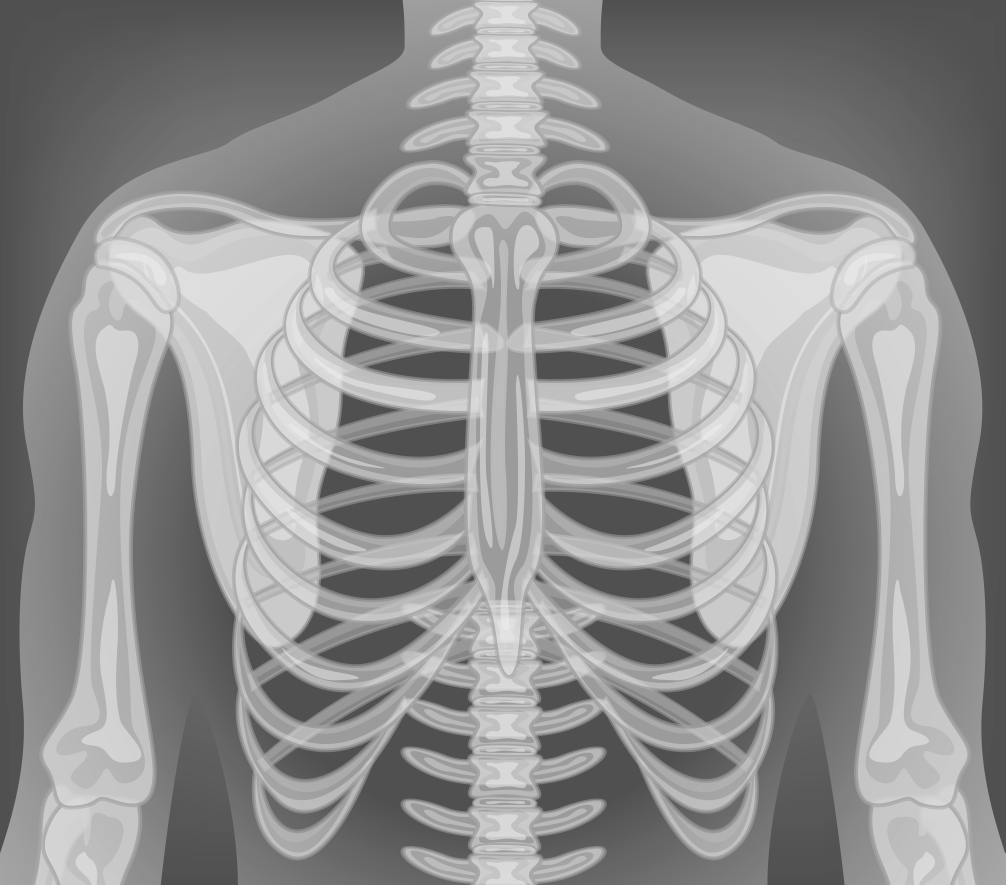
#> input picture assingment-2/Dataset/1.jpg, 5026 x 4421 px (shown at 1/5 size)
$ python test.py
#> lines starting #> are read from the running program, lines starting #| are printed output that depends on the picture
import cv2 as cv
import numpy as np
import matplotlib.pyplot as plt
from sklearn.cluster import KMeans
from skimage.segmentation import slic, mark_boundaries
from skimage.util import img_as_float
from skimage import io


class ImagePatcher(object):
    # [86 lines left out: functions __init__, get_patch_rows_and_columns, split_image, merge_image_patches, get_histograms, get_image_contour, not called in this run]


image_1 = cv.imread("./Dataset/1.jpg", 0)
#> image_1 is the input picture: shape (4421, 5026); min 71, max 236, mean 145.5
image_2 = cv.imread("./Dataset/2.jpg", 0)
image_3 = cv.imread("./Dataset/3.jpg", 0)
image_4 = cv.imread("./Dataset/4.jpg", 0)
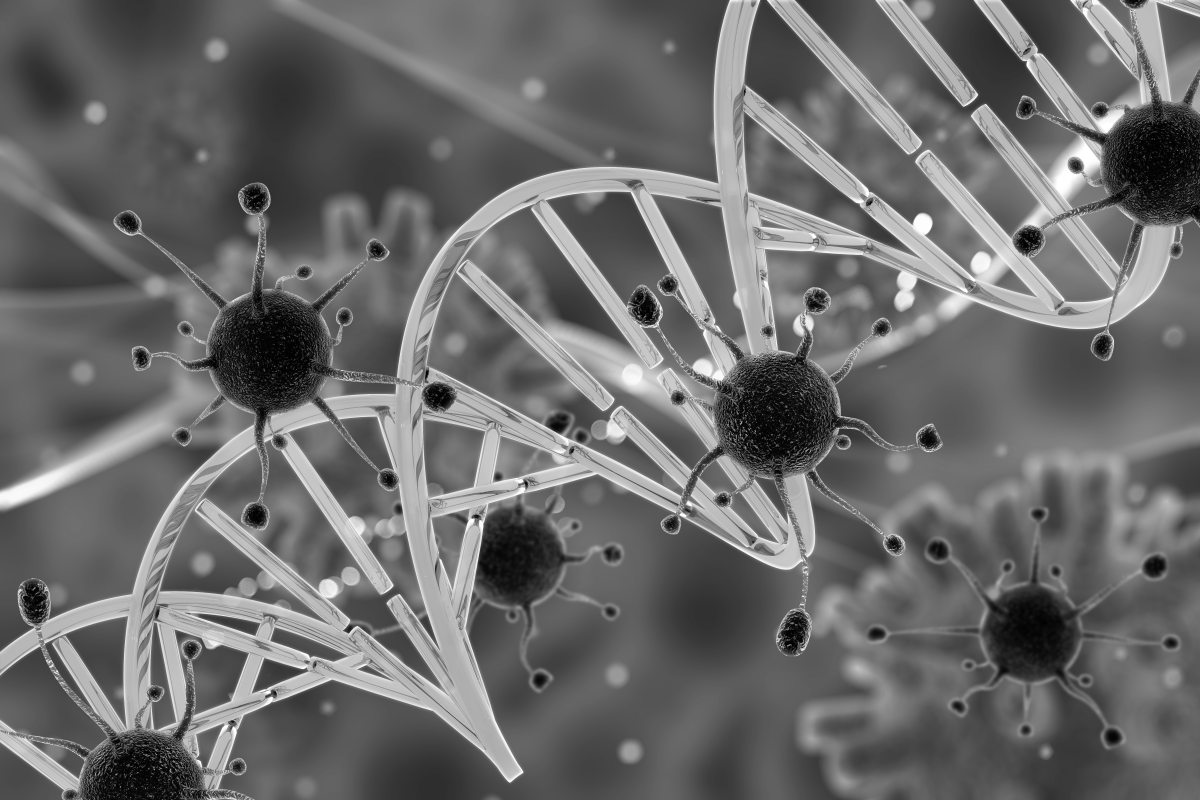
#> input picture assingment-2/Dataset/4.jpg, 6000 x 4000 px (shown at 1/5 size)
#> image_4 is the input picture: shape (4000, 6000); min 0, max 255, mean 107
image_7 = cv.imread("./Dataset/7.jpg", 0)
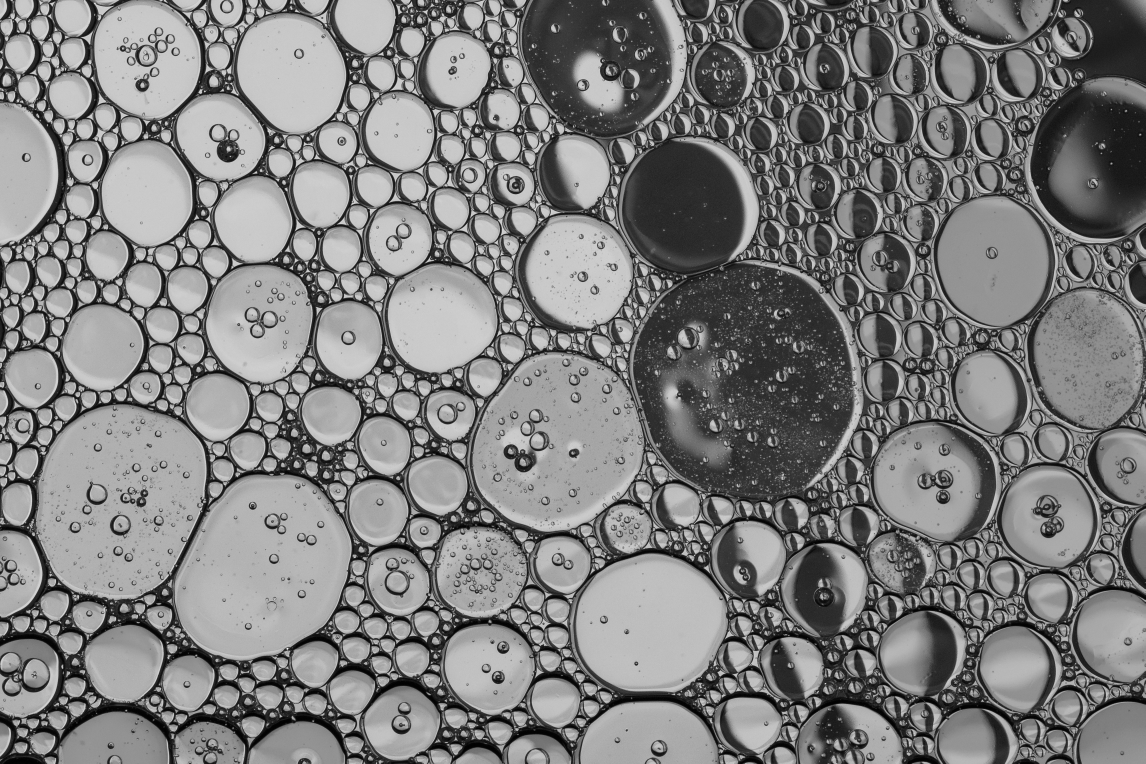
#> input picture assingment-2/Dataset/7.jpg, 3436 x 2291 px (shown at 1/3 size)
#> image_7 is the input picture: shape (2291, 3436); min 0, max 255, mean 126.2

image_1 = cv.resize(image_1, (1400, 900))
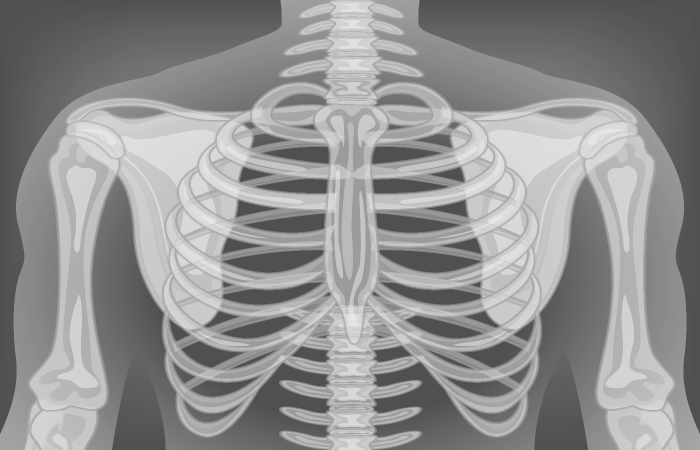
#> image_1: shape (900, 1400) (shown at 1/2 size); min 75, max 235, mean 145.4
#> (the run stopped early here; a loop or call above may not have finished)
